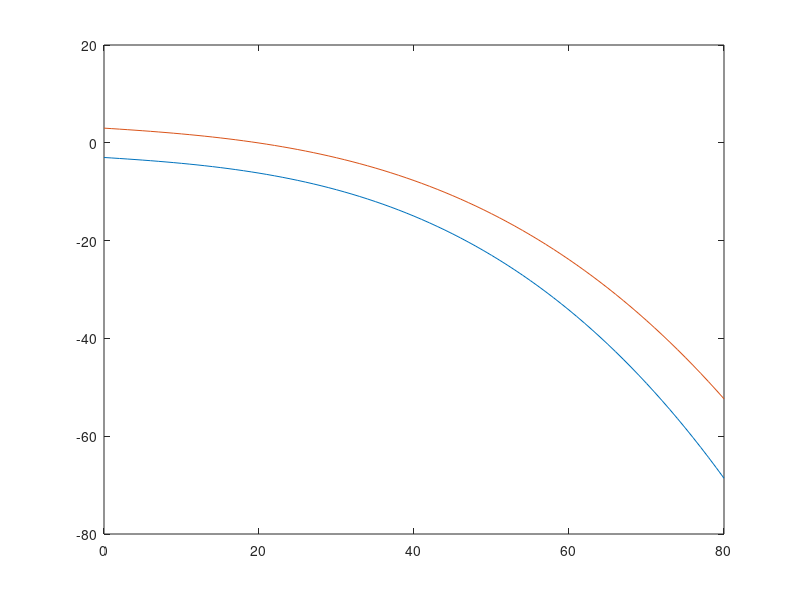

MATLAB code for this plot: (Note: this script raises an error after producing the figure.)
%% this section is a unit test for reference line generator, where we compare two
% functions between generator working in frenet coordinate and in Cartisian
% coordinate.
clc
clear all
close all
reference = [[],[]];
LEN = 80;
for i = 1:10
    reference = [reference;[i+1,i*1.2]]
end
    
    line_a = [[],[]];
    line_b = [[],[]];
    
% a0 = 3; a1 = 0.1; a2 = 0.001; a3 = 0.0001;
% b0 = -3; b1 = 0.1; b2 = 0.001; b3 = 0.00008;

a0 = -3; a1 = -0.1; a2 = -0.001; a3 = -0.0001;
b0 = 3; b1 = -0.1; b2 = -0.001; b3 = -0.00008;

for i = 0:LEN
    y = a0 +a1 * i + a2 *i^2 + a3 *i^3;
    line_a = [line_a; [i,y]];
end

for i = 0:LEN
    y = b0 + b1 * i + b2 * i^2 + b3 * i^3;
    line_b = [line_b; [i,y]];
end

plot(line_a(:,1), line_a(:,2))

hold on
plot(line_b(:,1), line_b(:,2))

hold on

LEN = 80;
tic;
reference_1 = reference_line_generator(a0,a1,a2,a3, b0,b1,b2,b3, LEN);
toc;
fprintf('reference_1 generation time is: %f ms \r',(1000*toc))
tic;
reference_2 = reference_line_generator_frenet(a0,a1,a2,a3, b0,b1,b2,b3, LEN);
toc;
fprintf('reference_2 generation time is: %f ms \r',(1000*toc))
plot(reference_1(:,1),reference_1(:,2),'--b')

plot(reference_2(:,1),reference_2(:,2),'^r','MarkerSize',2)

hold on

S = 0;
D0 = 0;
Ti = LEN;
Di = -6;
ref_bezier = [[],[]];
index =1;
while S < Ti
    p = Bezierfrenet_5(D0, Ti, Di,S);
    ref_bezier =[ref_bezier; p];
    S = S + sqrt((reference_1(index+1,1)-reference_1(index,1))^2 + ...
        (reference_1(index+1,2)-reference_1(index,2))^2);
    index = index + 1;
end

trajs_new = reference_generation(reference_1, ref_bezier);
plot(trajs_new(:,1),trajs_new(:,2),'--r');
legend('ref on left','ref on right','ref in Cartisian','ref in Frenet','changing lane');

% figure
% plot(ref_bezier(:,1),ref_bezier(:,2))

[delta_heading_rad] = calculat_delta_heading(reference_1, trajs_new);
delta_heading_deg = rad_to_deg(delta_heading_rad);

function [delta_heading] = calculat_delta_heading(center_line, traj_new)
    LEN = min(length(center_line), length(traj_new));
    delta_heading = [0];
    for i = 1: LEN-1
        x1 = center_line(i+1,1) - center_line(i,1);
        y1 = center_line(i+1,2) - center_line(i,2);
        x2 = traj_new(i+1,1) - traj_new(i,1);
        y2 = traj_new(i+1,2) - traj_new(i,2);
        delta_theta =  (x1 * x2 + y1 * y2) / (sqrt(x1^2 + y1^2) * sqrt(x2^2 + y2^2));
        delta_heading =  [delta_heading; acos(delta_theta)];
        i = i+1;
    end
end

function [reference] = reference_line_generator(a0,a1,a2,a3, b0,b1,b2,b3, LEN)
%% in this function, we use the left and right lane polynomials to generate
% a reference center line
% input: left lane polynomials, right lane polynomials, LEN(length of reference)
% output: reference center line polynomials
reference = [[],[]];

for i = 0:0.2:LEN
    y = 0.5 * ( (a0 + a1 * i + a2 * i^2 + a3 * i^3) + (b0 + b1 * i + b2 * i^2 + b3 * i^3));
    reference =  [reference; [i,y]];
end
end

function y = f_a(a0, a1, a2, a3, x)
    y = a0 + a1 * x + a2 * x^2 + a3 * x^3;
end

function y = f_b(b0, b1, b2, b3, x)
    y = b0 + b1 * x + b2 * x^2 + b3 * x^3;
end

function y = deg_to_rad(x)
    y = x * pi / 180;
end

function y = rad_to_deg(x)
    y = x * 180 / pi;
end

function [reference] = reference_line_generator_frenet(a0,a1,a2,a3, b0,b1,b2,b3, LEN)
S = 0;
s_a = 0;
s_b = 0;
x_a = 0;
x_b = 0;
reference = [x_a, x_b];
delta_x = 0.02;
RESOLUTION = 0.2;
y_a_pre = f_a(a0,a1,a2,a3, x_a);
y_b_pre = f_b(b0,b1,b2,b3, x_b);
reference = [x_a, 0.5*(y_a_pre + y_b_pre)];
while S < LEN

    s_a = 0;
    s_b = 0;
    while s_a < RESOLUTION
        x_a = x_a + delta_x;
        y_a = f_a(a0,a1,a2,a3, x_a);
        s_a = s_a + sqrt( delta_x^2 + (y_a - y_a_pre)^2);
        y_a_pre = y_a;
      
       
    end
    
    while s_b < RESOLUTION 
        x_b = x_b + delta_x;
        y_b = f_b(b0,b1,b2,b3, x_b);
        s_b = s_b + sqrt( delta_x^2 + (y_b - y_b_pre)^2);
        y_b_pre = y_b;
        
    end
    S = S + RESOLUTION;
    reference = [reference; [0.5*(x_a + x_b), 0.5*(y_a + y_b) ]];
end
end

function [p] = Bezierfrenet_5(D0, Ti, Di,t)
 
    p0 = [ 0, D0];
    p1 = [0.25 * Ti, D0];
    p2= [0.5 *Ti, D0];
    p3 =[ 0.5 * Ti, Di];
    p4 =[ 0.75 * Ti, Di];
    p5 = [Ti, Di];
  %generate a fifth order bezier curve

    p= (1-(t)/Ti)^5*p0 + 5*(1-(t)/Ti)^4*((t)/Ti)*p1 + 10*(1-(t)/Ti)^3*((t)/Ti)^2*p2 +...
     10*(1-(t)/Ti)^2*((t)/Ti)^3*p3 +5*(1-(t)/Ti)*((t)/Ti)^4*p4 + ((t)/Ti)^5*p5;

end
 
function [trajs_new] = reference_generation(trajs_local, p_store)
    % here the trajs_local is a vector<vector<double>>,with its dimension
    %n by 2, the p_store store the information Bezier curve generaion
    %function creates, which are longitudinal 's' and 'lateral offset'.
    trajs_new = [[ ],[ ]];
    for i = 1: min(length(p_store), length(trajs_local))
%         if (i + current_index) > length(waypoint)
%             break;
%         end
        d = p_store(i,2);
        if trajs_local(i,1) == 0
            theta = 0;
        else
            theta = atan(trajs_local(i,2) / trajs_local(i,1));
        end
        
        if (theta>-pi/2 && theta <=0)
            x = trajs_local(i,1) - d * sin(theta);
            y = trajs_local(i,2) + d * cos(theta);
            trajs_new = [trajs_new ; [x,y]];
        elseif (theta>0 && theta < pi/2)
            x = trajs_local(i,1) - d * sin(theta);
            y = trajs_local(i,2) + d * cos(theta);
            trajs_new = [trajs_new ; [x,y]];    
        else
           fprintf("it seems that the reference line is unacceptable!");
        end
    end
end
